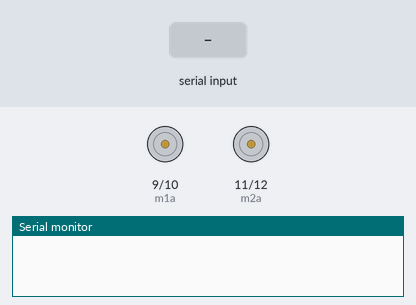
Simulated run of this sketch. Board: Arduino Uno, built with avr-gcc and run on an emulated ATmega328P. On the bench: motor-driver pin pairs drawn as motors (green arrow = first pin HIGH = forward, orange = second pin HIGH = backward, longer = more drive), the last lines printed to the serial monitor. The inputs (shaded band) are chosen by the test bench.

Above: at 1.2 s.
1.3 s: "F" received over Serial
At 2.5 s:
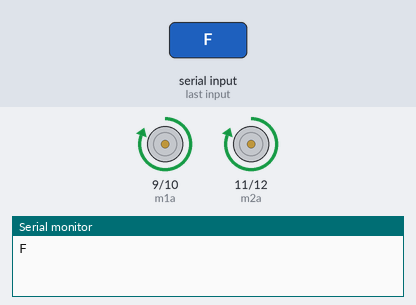
2.8 s: "B" received over Serial
At 3.8 s:
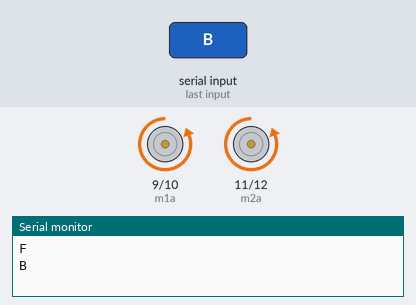
4.3 s: "R" received over Serial
At 5.0 s:
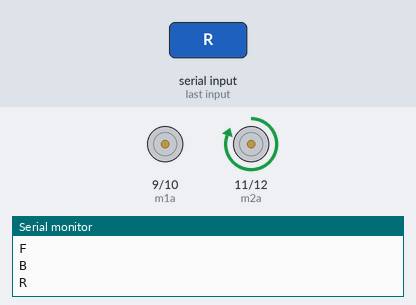
5.8 s: "L" received over Serial
At 6.1 s:
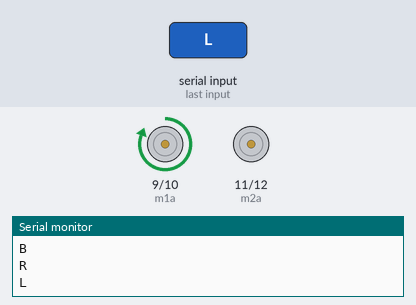
Timing chart, 0 to 8.3 s (numbered marks = the images above; inputs shaded):
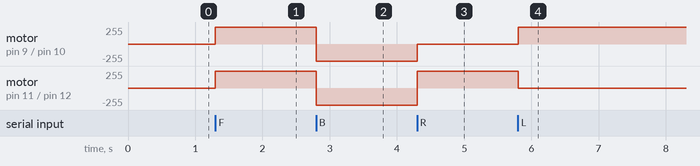

Measured:
- after the input at 1.3 s, motor on pin 9 (m1a) / pin 10 (m1b), motor on pin 11 (m2a) / pin 12 (m2b): stopped → forward 255/255 at once
- after the input at 2.8 s, motor on pin 9 (m1a) / pin 10 (m1b), motor on pin 11 (m2a) / pin 12 (m2b): forward 255/255 → backward 255/255 at once
- after the input at 4.3 s, motor on pin 9 (m1a) / pin 10 (m1b): backward 255/255 → stopped at once; motor on pin 11 (m2a) / pin 12 (m2b): backward 255/255 → forward 255/255 at once
- after the input at 5.8 s, motor on pin 9 (m1a) / pin 10 (m1b): stopped → forward 255/255 at once; motor on pin 11 (m2a) / pin 12 (m2b): forward 255/255 → stopped at once

The sketch:

bluetooth_carr.ino
```cpp
// Made by Robotech
//how to make a spy robot

int m1a = 9;
int m1b = 10;
int m2a = 11;
int m2b = 12;
char val;

void setup()
{
pinMode(m1a, OUTPUT);
pinMode(m1b, OUTPUT);
pinMode(m2a, OUTPUT);
pinMode(m2b, OUTPUT);
Serial.begin(9600);
}

void loop()
{
  while (Serial.available() > 0)
  {
  val = Serial.read();
  Serial.println(val);
  }

  if( val == 'F') // Forward
    {
      digitalWrite(m1a, HIGH);
      digitalWrite(m1b, LOW);
      digitalWrite(m2a, HIGH);
      digitalWrite(m2b, LOW);
    }
  else if(val == 'B') // Backward
    {
      digitalWrite(m1a, LOW);
      digitalWrite(m1b, HIGH);
      digitalWrite(m2a, LOW);
      digitalWrite(m2b, HIGH);
    }

    else if(val == 'R') //Left
    {
    digitalWrite(m1a, LOW);
    digitalWrite(m1b, LOW);
    digitalWrite(m2a, HIGH);
    digitalWrite(m2b, LOW);
    }
    else if(val == 'L') //Right
    {
    digitalWrite(m1a, HIGH);
    digitalWrite(m1b, LOW);
    digitalWrite(m2a, LOW);
    digitalWrite(m2b, LOW);
    }

  else if(val == 'S') //Stop
    {
    digitalWrite(m1a, LOW);
    digitalWrite(m1b, LOW);
    digitalWrite(m2a, LOW);
    digitalWrite(m2b, LOW);
    }}
```
